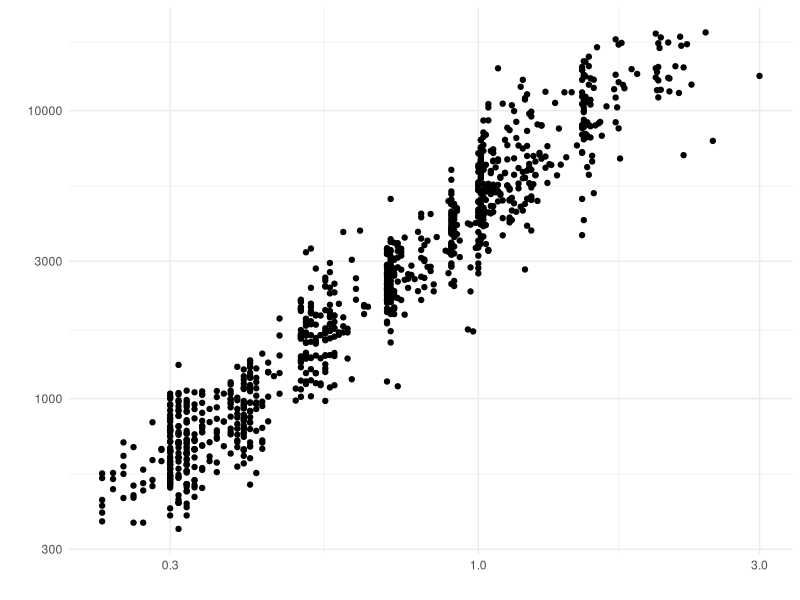
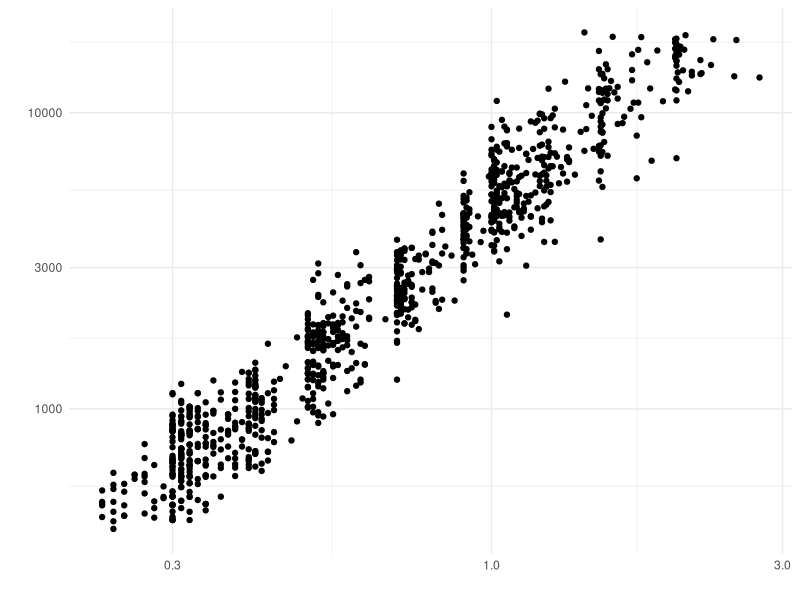

The R script that drew these images, in order:
## ---- chunk 1
library(tidyverse)
## ---- chunk 2
## NOTE: No need to edit; just run and inspect
diamonds %>%
  slice_sample(n = 1000) %>%

  ggplot(aes(carat, price)) +
  geom_point() +

  scale_x_log10() +
  scale_y_log10() +
  theme_minimal() +
  labs(x = "", y = "")
## ---- chunk 3
## NOTE: No need to edit; just run and inspect
diamonds %>%
  slice_sample(n = 1000) %>%

  ggplot(aes(carat, price)) +
  geom_point() +

  scale_x_log10() +
  scale_y_log10() +
  theme_minimal() +
  labs(x = "", y = "")
